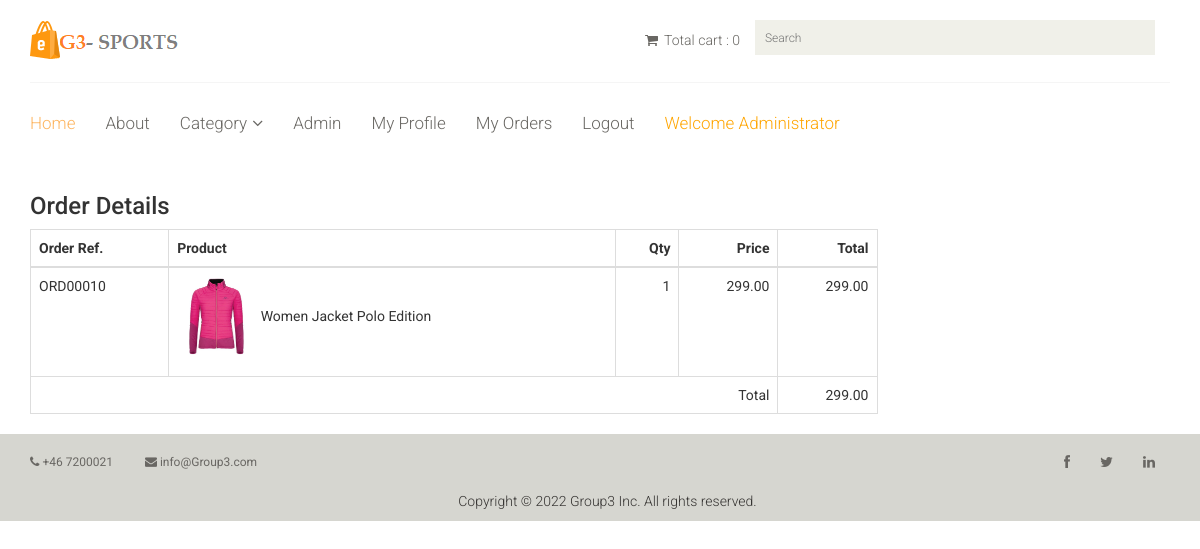
/onlineapp/user_order_detail/10 (signed in), run on the app's committed database.
### onlineapp/models.py (models this page shows, shortened)
class OrderDetail(models.Model):
    order = models.ForeignKey(Order, on_delete=models.CASCADE)
    product = models.ForeignKey(Product, on_delete=models.CASCADE)
    size = models.ForeignKey(Size, on_delete=models.CASCADE,null=True,blank=True)
    qty=models.IntegerField(default=0)
    price =models.DecimalField(max_digits=10,
                                decimal_places=2,default=0)
    image=models.CharField(max_length=255,null=True,blank=True)

class Order(models.Model):
    order_reference = models.CharField(max_length=50,unique=True)
    order_date=models.DateTimeField(default=datetime.now)
    customer = models.ForeignKey(User, on_delete=models.CASCADE)
    address=models.CharField(max_length=255)
    payment_provider=models.CharField(max_length=255)
    def get_total_value(self):
        total_value=OrderDetail.objects.filter(order=self.pk).aggregate(total_value=Sum(F('qty') * F('price')))['total_value']
        return "{:.2f}".format(total_value)

class Product(models.Model):
    GENDER_F = 0
    GENDER_M = 1
    GENDER_CHOICES = [
        (GENDER_F, 'Female'),
        (GENDER_M, 'Male')
    ]
    name = models.CharField(max_length=50)
    description = models.CharField(max_length=1000)
    productclassification = models.ForeignKey(ProductClassification, on_delete=models.CASCADE)
    gender = models.IntegerField(choices=GENDER_CHOICES,blank=True,null=True)
    price =models.DecimalField(max_digits=10,
                                decimal_places=2,default=0)
    image=models.ImageField(upload_to='product_images',blank=True,default='default_product.jpg')

### onlineapp/views.py (the view)
# urls.py: path('user_order_detail/<int:id>',views.user_order_detail, name='user_order_detail'),
@login_required(login_url="/onlineapp/login")
def user_order_detail(request,id):
  category = ProductClassification.objects.all()
  order=Order.objects.get(pk=id)
  orderdetail=OrderDetail.objects.filter(order=order).order_by('-id')
  context={'orderdetail':orderdetail,
            'media_url':MEDIA_URL,
            'total_value':order.get_total_value,
            'category' : category}
  return render(request, 'onlineapp/orderdetail.html',context)

### templates/onlineapp/orderdetail.html
{% extends 'onlineapp/base.html' %}
{% load static %}
{% load cart_tag %}
{% block content %}
<main class="container my-4">
	<h3 class="my-4 border-bottom pb-1">Order Details</h3>
	<div class="row">
		<div class="col-md-9">
			<div class="table-responsive">
				<table class="table-bordered table">
					<thead>
						<tr>
							<th class="text-left">Order Ref.</th>
							<th class="text-left">Product</th>
							<th class="text-right">Qty</th>
							<th class="text-right">Price</th>
							<th class="text-right">Total</th>
						</tr>
					</thead>
					<tbody>
						{% for item in orderdetail %}
						<tr>
							<td class="text-left">{{item.order.order_reference}}</td>
							<td class="text-left">
								<p><img src="/media/{{item.product.image}}" width="80" />
                                {{item.product.name}}</p>
							</td>
							<td class="text-right">{{item.qty}}</td>
							<td class="text-right">{{item.price}}</td>
							<td class="text-right">{{item.price|multiply:item.qty}}</td>
						</tr>
						{% endfor %}
                        <tr>
                            <td colspan="4" class="text-right">Total</td>
                            <td colspan="4" class="text-right">{{total_value}}</td>
                        </tr>
					</tbody>
				</table>
			</div>
		</div>
	</div>
</main>
{% endblock %}

### templates/onlineapp/base.html (shortened to what this page needs)
{% load static %}
<!DOCTYPE html>
<html lang="en">
<head>
	<link href="{% static 'css/bootstrap.min.css' %}" rel="stylesheet">
	<link href="{% static 'css/font-awesome.min.css' %}" rel="stylesheet">
	<link href="{% static 'css/prettyPhoto.css' %}" rel="stylesheet">
	<link href="{% static 'css/price-range.css' %}" rel="stylesheet">
	<link href="{% static 'css/animate.css' %}" rel="stylesheet">
	<link href="{% static 'css/main.css' %}" rel="stylesheet">
	<link href="{% static 'css/responsive.css' %}" rel="stylesheet">
</head>
<body>
	<div class="header-middle">
		<div class="container">
			<div class="row">
				<div class="col-sm-4">
					<div class="logo pull-left">
						<a href="{% url 'home' %}"><img src="{% static 'images/home/logo.jpg' %}" alt="" /></a>
					</div>
				</div>
				<div class="col-sm-8">
					<div class="shop-menu pull-right">
						<ul class="nav navbar-nav">
							<li>
								<a href="{% url 'onlineapp:cart_detail' %}">
									<i class="fa fa-shopping-cart"></i>
									Total cart : {{request.session.cart|length}}
								</a>
							</li>
							<div class="col-sm-4">
								<div class="search_box">
									<form action="/search" method="get">
										<input style="width:400px" type="text" placeholder="Search" name="prosearch">
									</form>
								</div>
							</div>
						</ul>
					</div>
				</div>
			</div>
		</div>
	</div>
	<div class="header-bottom">
		<div class="container">
			<div class="row">
				<div class="col-sm-9">
					<div class="mainmenu pull-left">
						<ul class="nav navbar-nav collapse navbar-collapse">
							<li><a href="{% url 'home' %}" class="active">Home</a></li>
							<li><a href="{% url 'onlineapp:about' %}">About</a></li>
							<li class="dropdown"><a href="#">Category<i class="fa fa-angle-down"></i></a>
							</li>
							{% if user.is_authenticated and user.is_superuser %}
							<li><a href="{% url 'admin:index' %}">Admin</a></li>
							<li><a href="{% url 'onlineapp:profile' %}">My Profile</a></li>
							<li><a href="{% url 'onlineapp:user_orders' %}">My Orders</a></li>
							<li><a href="{% url 'onlineapp:user_logout' %}">Logout</a></li>
							<li><a href="#"  style="justify-content:right; color: orange;">Welcome {{request.user.first_name}}</a></li>
							{% elif user.is_authenticated %}
							<li><a href="{% url 'onlineapp:profile' %}">My Profile</a></li>
							<li><a href="{% url 'onlineapp:user_orders' %}">My Orders</a></li>
							<li><a href="{% url 'onlineapp:user_logout' %}">Logout</a></li>
							<li><a href="#"  style="justify-content:right; color: orange;">Welcome {{request.user.first_name}}</a></li>
							{% else %}
							<li><a href="{% url 'onlineapp:user_login' %}">Login</a></li>
							<li><a href="{% url 'onlineapp:user_signup' %}">Sign up</a></li>
							{% endif %}
						</ul>
					</div>
				</div>
			</div>
		</div>
	</div>
	{% block content %}
	{% endblock content %}
	<footer id="footer">
		<div class="footer-bottom fixed-bottom">
			<div class="container">
				<div class="row">
					<div class="col-sm-6">
						<div class="contactinfo">
							<ul class="nav nav-pills">
								<li><a href="#"><i class="fa fa-phone"></i> +46 7200021</a></li>
								<li><a href="#"><i class="fa fa-envelope"></i> info@Group3.com</a></li>
							</ul>
						</div>
					</div>
					<div class="col-sm-6">
						<div class="social-icons pull-right">
							<ul class="nav navbar-nav">
								<li><a href="#"><i class="fa fa-facebook"></i></a></li>
								<li><a href="#"><i class="fa fa-twitter"></i></a></li>
								<li><a href="#"><i class="fa fa-linkedin"></i></a></li>
							</ul>
						</div>
					</div>
				</div>
			</div>
		</div>
		<div class="footer-bottom fixed-bottom">
			<div class="container">
				<div class="row">
					<p style="text-align:center">Copyright © 2022 Group3 Inc. All rights reserved.</p>
				</div>
			</div>
		</div>
	</footer>
</body>
</html>

### static/css/main.css (style rules this page uses)
body { font-family: 'Roboto', sans-serif; background:; position: relative; font-weight:400px; }
ul li { list-style: none; }
a { -webkit-transition: 300ms; -moz-transition: 300ms; -o-transition: 300ms; transition: 300ms; }
h1, h2, h3, h4, h5, h6 { font-family: 'Roboto', sans-serif; }
.contactinfo ul li:first-child { margin-left: -15px; }
.contactinfo ul li a { font-size: 12px; color: #696763; font-family: 'Roboto', sans-serif; }
.social-icons ul li a { border: 0 none; border-radius: 0; color: #696763; padding:0px; }
.social-icons ul li { display:inline-block; }
.social-icons ul li a i { padding: 11px 15px; transition: all 0.9s ease 0s; -moz-transition: all 0.9s ease 0s; -webkit-transition: all 0.9s ease 0s; -o-transition: all 0.9s ease 0s; }
.header-middle .container .row { border-bottom: 1px solid #f5f5f5; margin-left: 0; margin-right: 0; padding-bottom: 20px; padding-top: 20px; }
.header-middle .container .row .col-sm-4 { padding-left: 0; }
.header-middle .container .row .col-sm-8 { padding-right:0; }
.shop-menu ul li { display:inline-block; padding-left: 15px; padding-right: 15px; }
.shop-menu ul li a { background: #FFFFFF; color: #696763; font-family: 'Roboto', sans-serif; font-size: 14px; font-weight: 300; padding:0; padding-right: 0; margin-top: 10px; }
.shop-menu ul li a i { margin-right:3px; }
.header-bottom { padding-bottom: 30px; padding-top: 30px; }
.navbar-collapse.collapse { padding-left: 0; }
.mainmenu ul li { padding-right: 15px; padding-left: 15px; }
.mainmenu ul li:first-child { padding-left: 0px; }
.mainmenu ul li a { color: #696763; font-family: 'Roboto', sans-serif; font-size: 17px; font-weight: 300; padding: 0; padding-bottom: 10px; }
.mainmenu ul li a:hover, .mainmenu ul li a.active, .shop-menu ul li a.active { background:none; color:#fdb45e; }
.search_box input { background: #F0F0E9; border: medium none; color: #B2B2B2; font-family: 'roboto'; font-size: 12px; font-weight: 300; height: 35px; outline: medium none; padding-left: 10px; width: 155px; background-image: url(../images/home/searchicon.png); background-repeat: no-repeat; background-position: 130px; }
.fa-angle-down { padding-left: 5px; }
#footer { background: #F0F0E9; }
.footer-bottom { background: #D6D6D0; padding-top: 10px; }
.footer-bottom p { color: #363432; font-family: 'Roboto', sans-serif; font-weight: 300; margin-left: 15px; }

### data on the page
OrderDetail: order.order_reference "ORD00010", product.image (picture), product.name "Women Jacket Polo Edition", qty "1", price "299.00", price|multiply "299.00"
Order: id "299.00"

### other printed values
{{ request.session.cart|length }} "0"
{{ request.user.first_name }} "Administrator"
